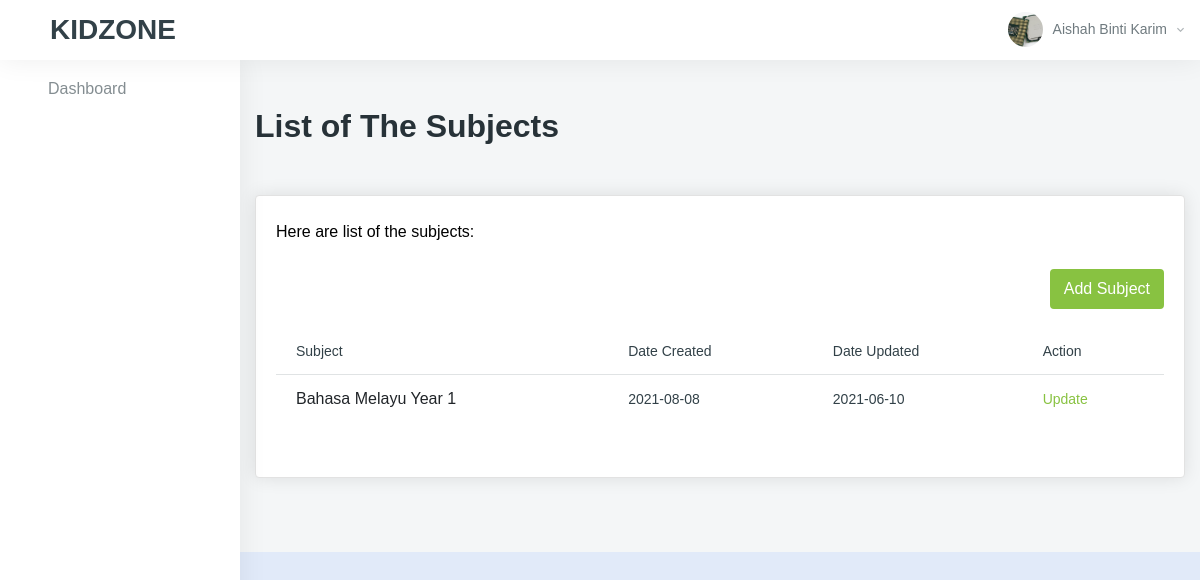
The page /instructor/ (signed in) on the database its author committed.
### tables this page shows
CREATE TABLE `instructor` (
  `instructor_id` int(11) NOT NULL,
  `instructor_name` varchar(80) NOT NULL,
  `instructor_email` varchar(80) NOT NULL,
  `instructor_password` varchar(80) NOT NULL,
  `instructor_ic` varchar(30) NOT NULL,
  `instructor_phone_number` varchar(30) NOT NULL,
  `instructor_quotes` varchar(255) DEFAULT NULL,
  `instructor_qualification` varchar(80) NOT NULL DEFAULT 'Degree',
  `instructor_pic_path` varchar(80) DEFAULT 'default.png',
  `instructor_path_file` varchar(80) NOT NULL
);

CREATE TABLE `content` (
  `content_id` int(11) NOT NULL,
  `content_img` varchar(80) DEFAULT NULL,
  `content_subject_name` varchar(30) NOT NULL,
  `content_level` varchar(30) NOT NULL,
  `content_description` varchar(255) NOT NULL,
  `content_created` date NOT NULL,
  `content_updated` date DEFAULT NULL,
  `content_status` varchar(30) DEFAULT 'Not Completed',
  `instructor_id` int(11) NOT NULL
);

### instructor/index.php (the view, shortened to what this page needs)
<?php
include "../resources/conn.php";
$instructor_id = $_SESSION['instructor_id'];
$sql100 = "SELECT * FROM instructor WHERE instructor_id = ". $instructor_id ."";
$result100  = $conn->query($sql100 );
if ($result100->num_rows > 0) {
    $row100 = $result100->fetch_assoc();
    $name100 = $row100['instructor_name'];
    $path100 = $row100['instructor_pic_path'];
}
?>
<!DOCTYPE html>
<html lang="en">
<head>
    <link href="../resources/vendors/vectormap/jquery-jvectormap-2.0.3.css" rel="stylesheet" type="text/css" />
    <link href="../resources/vendors/jquery-toggles/css/toggles.css" rel="stylesheet" type="text/css">
    <link href="../resources/vendors/jquery-toggles/css/themes/toggles-light.css" rel="stylesheet" type="text/css">
    <link href="../resources/vendors/jquery-toast-plugin/dist/jquery.toast.min.css" rel="stylesheet" type="text/css">
    <link href="../resources/vendors/datatables.net-dt/css/jquery.dataTables.min.css" rel="stylesheet" type="text/css" />
    <link href="../resources/vendors/datatables.net-responsive-dt/css/responsive.dataTables.min.css" rel="stylesheet" type="text/css" />
    <link href="../resources/dist/css/style.css" rel="stylesheet" type="text/css">
</head>
<body>
    <div class="hk-wrapper hk-vertical-nav">
        <nav class="navbar navbar-expand-xl navbar-light fixed-top hk-navbar hk-navbar-alt">
            <nav class="navbar navbar-light ">
                <span class="navbar-brand mb-0 h3" style="font-weight: bold;">KIDZONE</span>
            </nav>
            <ul class="navbar-nav hk-navbar-content">
                <li class="nav-item dropdown dropdown-authentication">
                    <a class="nav-link dropdown-toggle no-caret" href="#" role="button" data-toggle="dropdown" aria-haspopup="true" aria-expanded="false">
                        <div class="media">
                            <div class="media-img-wrap">
                                <div class="avatar">
                                    <img src="../resources/img/profile/<?php echo $path100; ?>" alt="user" class="avatar-img rounded-circle">
                                </div>
                            </div>
                            <div class="media-body">
                                <span><?php echo $name100; ?><i class="zmdi zmdi-chevron-down"></i></span>
                            </div>
                        </div>
                    </a>
                </li>
            </ul>
        </nav>
        <nav class="hk-nav hk-nav-light ">
            <div class="nicescroll-bar">
                <div class="navbar-nav-wrap">
                    <ul class="navbar-nav flex-column">
                        <li class="nav-item ">
                            <a class="nav-link" href="index.php">
                                <span class="nav-link-text">Dashboard</span>
                            </a>
                        </li>
                    </ul>
                </div>
            </div>
        </nav>
        <div class="hk-pg-wrapper">
            <div class="container mt-xl-50 mt-sm-30 mt-15">
                <div class="hk-pg-header align-items-top">
                    <div>
                        <h2 class="hk-pg-title font-weight-600 mb-10">List of The Subjects</h2>
                    </div>
                </div>
                <div class="row">
                    <div class="col-xl-12">
                        <section class="hk-sec-wrapper">
                            <p class="mb-25">Here are list of the subjects:</p>
                            <div class="row">
                                <div class="col-sm">
                                    <div class="table-wrap">
                                        <form method="POST">
                                            <div style="float: right;" class="mb-20">
                                                <button type="submit" name="add" class="btn btn-primary"><a style="color: white;" href="tambahmatapelajaran.php">Add Subject</a></button>
                                            </div>
                                        </form>
                                        <table id="datable_4" class="table table-hover w-100 table-hover pb-30">
                                            <thead>
                                                <tr>
                                                    <th>Subject</th>
                                                    <th>Date Created</th>
                                                    <th>Date Updated</th>
                                                    <th>Action</th>
                                                </tr>
                                            </thead>
                                            <tbody>
                                                <?php
                                                $sql = "SELECT *  FROM content WHERE instructor_id = ". $instructor_id ."";
                                                $result = $conn->query($sql);
                                                if ($result->num_rows > 0) {
                                                    while ($row = $result->fetch_assoc()) { ?>
                                                        <tr>
                                                            <td><?php echo $row['content_subject_name'] . ' Year ' . $row['content_level'] ?></td>
                                                            <th><?php echo $row['content_created'] ?></th>
                                                            <th><?php echo $row['content_updated'] ?></th>
                                                            <th><a href="matapelajaran.php?id=<?php echo $row['content_id']; ?>">Update</a></th>
                                                        </tr>
                                                <?php
                                                    }
                                                }
                                                ?>
                                            </tbody>
                                        </table>
                                    </div>
                                </div>
                            </div>
                        </section>
                    </div>
                </div>
            </div>
        </div>
    </div>
</body>
</html>

### rows shown on the page
instructor: instructor_pic_path (picture), instructor_name "Aishah Binti Karim"
content: content_subject_name "Bahasa Melayu", content_level "1", content_created "2021-08-08", content_updated "2021-06-10"
